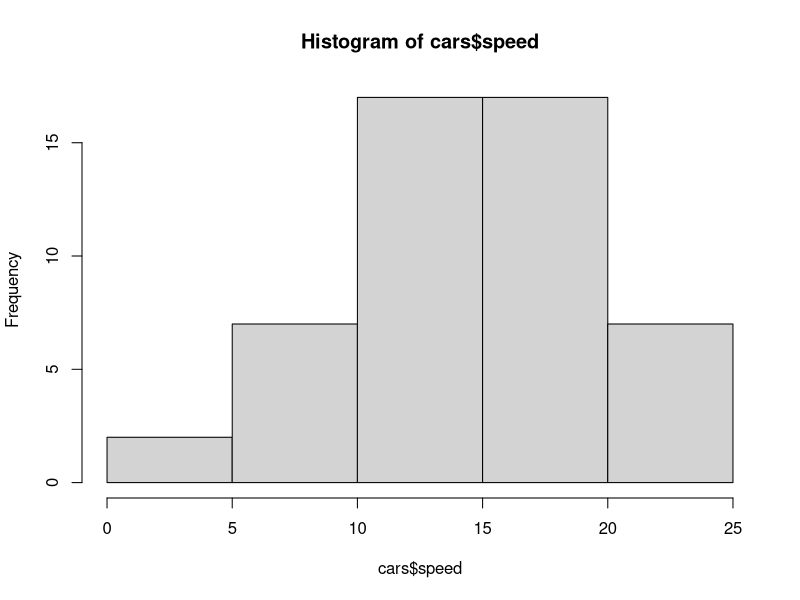
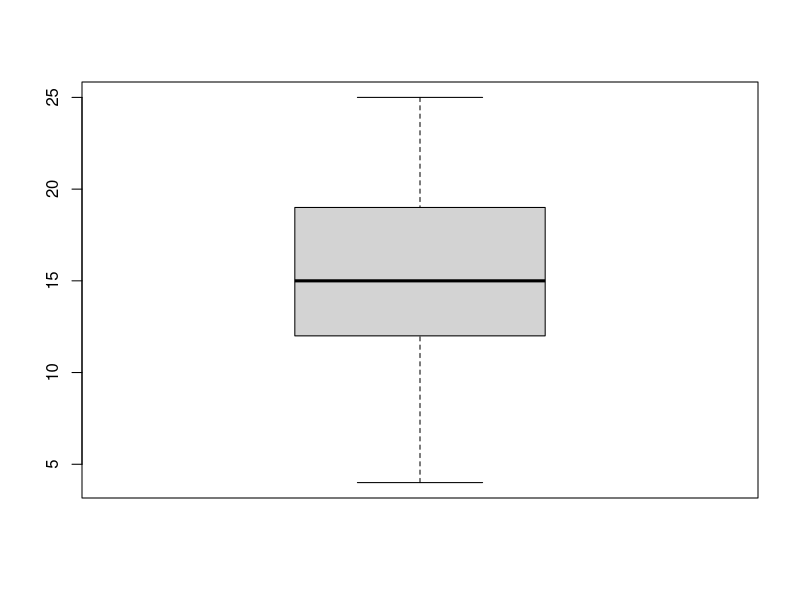
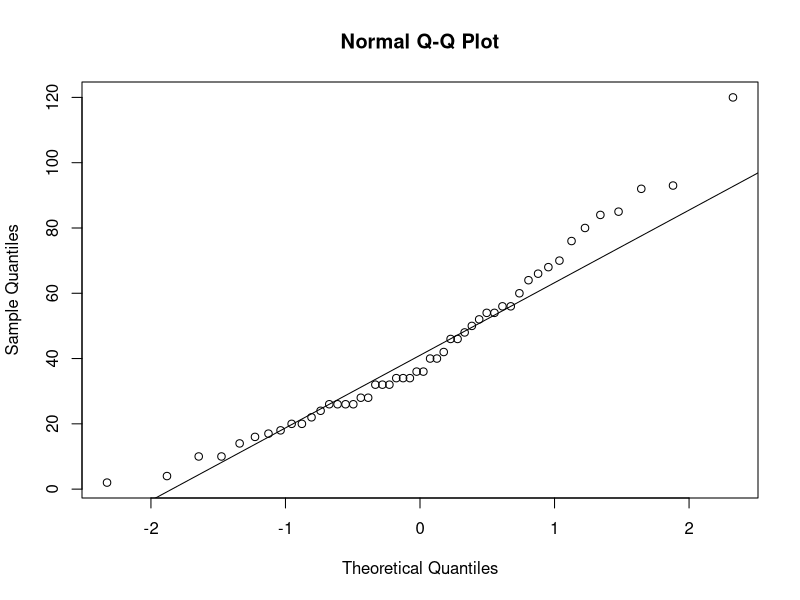
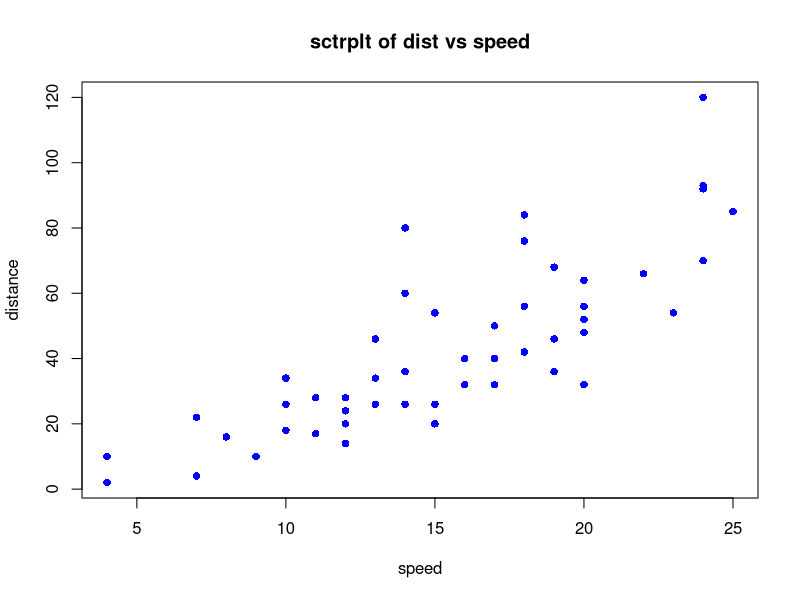

Recreate these plots in R, in order.
value<- (300-278.6033)/53.8656
value

round(value, 4)

#-------------------------------------------------------------------------------
data("cars")
head(cars)

dist <- cars$dist
dist
mean(dist)
median(dist)
sd(dist)
var(dist)
min(dist)
max(dist)

#-------------------------------------------------------------------------------
#create histogram
hist(cars$speed)

boxplot(cars$speed)

#-------------------------------------------------------------------------------
qqnorm(cars$dist) # also QQ plot
qqline(cars$dist)
#-------------------------------------------------------------------------------
#create scatterplot of dist(y) vs speed(x)

plot(cars$speed, cars$dist,
     main="sctrplt of dist vs speed",
     xlab="speed",
     ylab="distance",
     pch=16, col="blue") #pch is plotting character, in this case solid circle

#-------------------------------------------------------------------------------
#a linear model for dist vs speed and report its intercept estimate, 
#slope estimates, and R square value

model <- lm(dist~speed, data=cars)
summary(model)
#intercept=-17.5791
#slope=3.9324

#r square value from the summary
# r square value ranges [0,1]
# r square means how well model explains variation in dependent variable(dist) based on 
#independent variable(speed)
#higher value indicates better fit of model to the data
r <- summary(model)$r.squared

round(r,4) #round off to 4 places

#-------------------------------------------------------------------------------
#further probability questions from week2
m <- 3
s <- 10

#P(y<34.1)
pnorm(34.1,m,s)

#P(y>34.1)
1-pnorm(34.1,m,s)
#-------------------------------------------------------------------------------
 #error in regression model if x=1.4, y obsv =5.3
# Y pred = 1.8 + 2.5X 
Y_pred <- 1.8 + 2.5*1.4
Y_pred
Y_obsv <- 5.7
E <- Y_obsv-Y_pred
E

#-------------------------------------------------------------------------------
#IQR contains 50 percent of the data

# median = center line = middle range of data (quartile 2) = 50th percentile
# Quartile 1 = 25th percentile
#index_1 <- 0.25*(n+1) #n=no of data points
#index_2 <- 0.75*(n+1)

# Quartile 3 = 75th percentile
# IQR = contains 50% of the data
# Minimum = Q1 - 1.5 * IQR (lower fence)
# Maximum = Q3 + 1.5 * IQR (upper fence)
# Any points outside is a outlier

